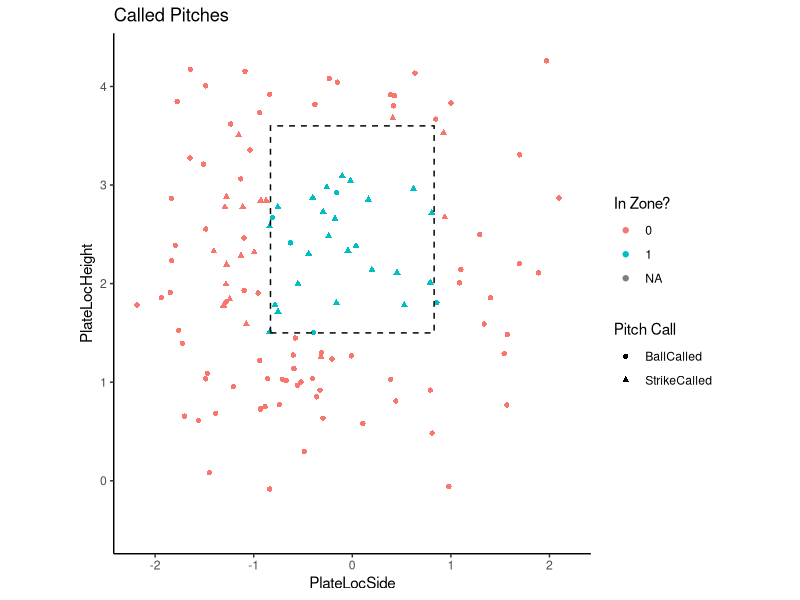
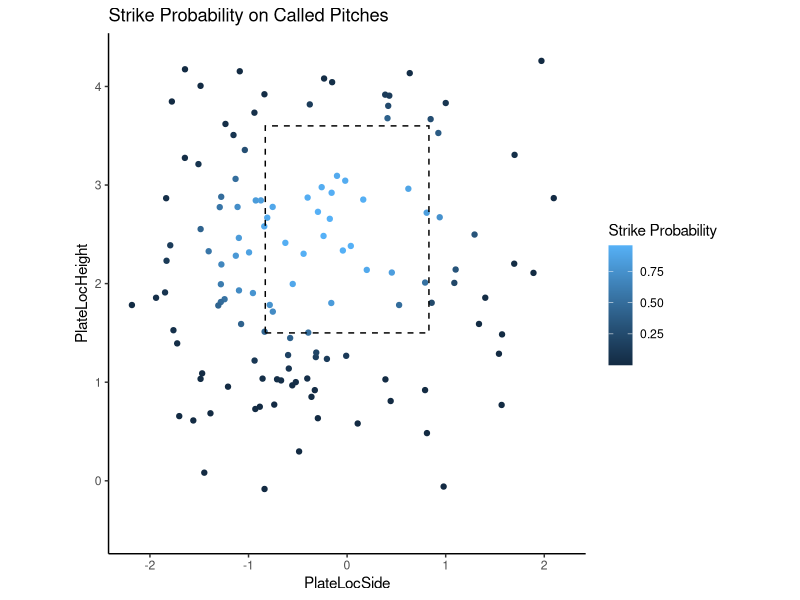

These charts were generated, in order, by the following R code: (Note: this script raises an error after producing the figures.)
## ---- chunk 1
knitr::opts_chunk$set(echo = TRUE)
## ---- chunk 2
library(tidyverse)
library(ggplot2)

read_csv("Catching_Report_Sample_Data.csv") -> Data

Data %>% filter(PitchCall == "BallCalled" | PitchCall == "StrikeCalled") -> CalledPitches

CalledPitches$isBall <- ifelse(CalledPitches$PlateLocHeight > 3.6 | CalledPitches$PlateLocHeight < 1.5 | CalledPitches$PlateLocSide > .86 | CalledPitches$PlateLocSide < -.86, 1,0)
  #Pitch is a ball given these location conditions

CalledPitches$isStrike <- 1-CalledPitches$isBall
## ---- chunk 3
#Called Pitches Visual (Called strikes/balls vs whether they were actually strikes/balls)
ggplot(CalledPitches, aes(x = PlateLocSide, y = PlateLocHeight, color = as.character(isStrike), shape = PitchCall)) + geom_point() + coord_fixed() + annotate(geom = "rect", xmin = -.83, xmax = .83, ymin = 1.5, ymax = 3.6, linetype = "dashed", fill = "NA", color = "black") + labs(shape = "Pitch Call",color= "In Zone?") + theme(panel.background = element_blank(), axis.line = element_line(colour = "black")) + xlim(-2.2,2.2) + ylim(-0.5,4.3) + ggtitle("Called Pitches")-> ActualStrike

CalledPitches$CalledStrike <- ifelse(CalledPitches$PitchCall == "StrikeCalled",1,0) 
CalledPitches$Pitch <- 1

calledStrikeModel <- glm(CalledStrike ~ PlateLocSide + PlateLocHeight + I(PlateLocSide^2) + I(PlateLocHeight^2) + I(PlateLocSide*PlateLocHeight), data = CalledPitches, family = "binomial")
predict(calledStrikeModel, CalledPitches, type = "response") -> CalledPitches$StrikeProb

#Upon creating Strike Prob model with linear and polynomial instances of LocSide & LocHeight, we can use the predict function to give us Strike Probabilities for every Called Pitch...We can now see these values in the rightmost column
## ---- chunk 4
#Strike Prob Visual & Table Setup
ggplot(CalledPitches, aes(x = PlateLocSide, y = PlateLocHeight, color = StrikeProb)) + geom_point() + coord_fixed() +annotate(geom = "rect", xmin = -.83, xmax = .83, ymin = 1.5, ymax = 3.6,linetype = "dashed", fill = "NA", color = "black")+ labs(color = "Strike Probability") + theme(panel.background = element_blank(), axis.line = element_line(colour = "black")) + xlim(-2.2,2.2) + ylim(-0.5,4.3) + ggtitle("Strike Probability on Called Pitches")-> PredictedStrike

#Calculating Strikes Gained (From Predicted Strikes) and creating subsequent table
CalledPitches %>% group_by(Catcher) %>% summarise(TotalChances = sum(Pitch), PredStrikes = round(sum(StrikeProb, na.rm = TRUE),1), CalledStrikes = sum(CalledStrike), StrikesGained = CalledStrikes -PredStrikes) -> StrikesGainedPred

ggtexttable(StrikesGainedPred, rows = NULL)  %>% tab_add_title(text = "Using Predicted Strike Zone", face = "bold") %>% tbody_add_border() -> ProjPlot

#Calculating Strikes Gained (From Real Strikes) and creating subsequent table
CalledPitches %>% group_by(Catcher) %>% summarise(TotalChances = sum(Pitch), RealStrikes = sum(isStrike, na.rm = TRUE), CalledStrikes = sum(CalledStrike), StrikesGained = CalledStrikes -RealStrikes) -> StrikesGainedReal

ggtexttable(StrikesGainedReal, rows = NULL) %>% tab_add_title(text = "Using Real Strike Zone", face = "bold") %>% tbody_add_border() -> RealPlot
## ---- chunk 5
#Strike Prob Visuals & Table Setup (Same strike zone code)
ggplot(CalledPitches, aes(x = PlateLocSide, y = PlateLocHeight, color = StrikeProb)) + geom_point() + coord_fixed() +annotate(geom = "rect", xmin = -.83, xmax = .83, ymin = 1.5, ymax = 3.6,linetype = "dashed", fill = "NA", color = "black")+ labs(color = "Strike Probability") + theme(panel.background = element_blank(), axis.line = element_line(colour = "black")) + xlim(-2.2,2.2) + ylim(-0.5,4.3) + ggtitle("Strike Probability on Called Pitches")-> PredictedStrike

CalledPitches %>% group_by(Catcher) %>% summarise(TotalChances = sum(Pitch), PredStrikes = round(sum(StrikeProb, na.rm = TRUE),1), CalledStrikes = sum(CalledStrike), StrikesGained = CalledStrikes -PredStrikes) -> StrikesGainedPred

ggtexttable(StrikesGainedPred, rows = NULL)  %>% tab_add_title(text = "Using Predicted Strike Zone", face = "bold") %>% tbody_add_border() -> ProjPlot

CalledPitches %>% group_by(Catcher) %>% summarise(TotalChances = sum(Pitch), RealStrikes = sum(isStrike, na.rm = TRUE), CalledStrikes = sum(CalledStrike), StrikesGained = CalledStrikes -RealStrikes) -> StrikesGainedReal

ggtexttable(StrikesGainedReal, rows = NULL) %>% tab_add_title(text = "Using Real Strike Zone", face = "bold") %>% tbody_add_border() -> RealPlot

## ---- chunk 6
#Called Pitches/Strikes Gained Plot and Setup
CalledPitches$Residual <- CalledPitches$CalledStrike - CalledPitches$StrikeProb

CalledPitches %>% filter(Catcher == "Selden, Jacob") -> Catcher1

ggplot(CalledPitches, aes(x = PlateLocSide, y = PlateLocHeight, color = Residual, shape = PitchCall)) + geom_point(size = 3)+ coord_fixed() + annotate(geom = "rect", xmin = -.83, xmax = .83, ymin = 1.5, ymax = 3.6,linetype = "dashed", fill = "NA", color = "black") + scale_color_gradient2(low = muted("red"), mid = "grey", high = muted("dark green"), midpoint = 0) + theme(panel.background = element_blank(), axis.line = element_line(colour = "black")) + ggtitle("VCU Team Called Pitches") + labs(color = "Strikes Gained") -> FramePlot

ggplot(CalledPitches %>% filter(Catcher == "Ericsson, Nic"), aes(x = PlateLocSide, y = PlateLocHeight, color = Residual, shape = PitchCall)) + geom_point(size = 3)+ coord_fixed() + annotate(geom = "rect", xmin = -.83, xmax = .83, ymin = 1.5, ymax = 3.6,linetype = "dashed", fill = "NA", color = "black") + scale_color_gradient2(low = muted("red"), mid = "grey", high = muted("dark green"), midpoint = 0) + theme(panel.background = element_blank(), axis.line = element_line(colour = "black")) + ggtitle("Nic Ericsson Called Pitches") + labs(color = "Strikes Gained") + xlim(-2.2,2.2) + ylim(-0.5,4.3)-> FramePlot2

ggplot(CalledPitches %>% filter(Catcher == "Selden, Jacob"), aes(x = PlateLocSide, y = PlateLocHeight, color = Residual, shape = PitchCall)) + geom_point(size = 3)+ coord_fixed() + annotate(geom = "rect", xmin = -.83, xmax = .83, ymin = 1.5, ymax = 3.6,linetype = "dashed", fill = "NA", color = "black") + scale_color_gradient2(low = muted("red"), mid = "grey", high = muted("dark green"), midpoint = 0) + theme(panel.background = element_blank(), axis.line = element_line(colour = "black")) + ggtitle("Jacob Selden Called Pitches") + labs(color = "Strikes Gained") + xlim(-2.2,2.2) + ylim(-0.5,4.3)-> FramePlot3

ggplot(CalledPitches %>% filter(Catcher == "Roney, Brendan"), aes(x = PlateLocSide, y = PlateLocHeight, color = Residual, shape = PitchCall)) + geom_point(size = 3)+ coord_fixed() + annotate(geom = "rect", xmin = -.83, xmax = .83, ymin = 1.5, ymax = 3.6,linetype = "dashed", fill = "NA", color = "black") + scale_color_gradient2(low = muted("red"), mid = "grey", high = muted("dark green"), midpoint = 0) + theme(panel.background = element_blank(), axis.line = element_line(colour = "black")) + ggtitle("Brendan Roney Called Pitches") + labs(color = "Strikes Gained") + xlim(-2.2,2.2) + ylim(-0.5,4.3)-> FramePlot4

ggplot(CalledPitches %>% filter(Catcher == "Gibbs, Casey"), aes(x = PlateLocSide, y = PlateLocHeight, color = Residual, shape = PitchCall)) + geom_point(size = 3)+ coord_fixed() + annotate(geom = "rect", xmin = -.83, xmax = .83, ymin = 1.5, ymax = 3.6,linetype = "dashed", fill = "NA", color = "black") + scale_color_gradient2(low = muted("red"), mid = "grey", high = muted("dark green"), midpoint = 0) + theme(panel.background = element_blank(), axis.line = element_line(colour = "black")) + ggtitle("Casey Gibbs Called Pitches") + labs(color = "Strikes Gained") + xlim(-2.2,2.2) + ylim(-0.5,4.3)-> FramePlot5

ggplot(CalledPitches %>% filter(Catcher == "Coy, Tyler"), aes(x = PlateLocSide, y = PlateLocHeight, color = Residual, shape = PitchCall)) + geom_point(size = 3)+ coord_fixed() + annotate(geom = "rect", xmin = -.83, xmax = .83, ymin = 1.5, ymax = 3.6,linetype = "dashed", fill = "NA", color = "black") + scale_color_gradient2(low = muted("red"), mid = "grey", high = muted("dark green"), midpoint = 0) + theme(panel.background = element_blank(), axis.line = element_line(colour = "black")) + ggtitle("Tyler Coy Called Pitches") + labs(color = "Strikes Gained") + xlim(-2.2,2.2) + ylim(-0.5,4.3)-> FramePlot6
## ---- chunk 7
#Catcher Throws filtering
CatcherThrows <- Data %>% select(Catcher, ThrowSpeed, PopTime, ExchangeTime, TimeToBase)
CatcherThrows$Throw <- ifelse(is.na(CatcherThrows$PopTime),0,1)
CatcherThrows %>% filter(Throw == 1) %>% select(-Throw)-> CatcherThrows
CatcherThrows$ThrowSpeed <- round(CatcherThrows$ThrowSpeed,1)
CatcherThrows$PopTime <- round(CatcherThrows$PopTime,2)
CatcherThrows$ExchangeTime <- round(CatcherThrows$ExchangeTime,2)
CatcherThrows$TimeToBase<- round(CatcherThrows$TimeToBase,2)
CatcherThrows$ThrowSpeed -> CatcherThrows$`ThrowSpeed(mph)`
CatcherThrows %>% select(-ThrowSpeed) -> CatcherThrows


ggtexttable(CatcherThrows, rows = NULL) %>% tab_add_title(text = "Catcher Throws", face = "bold") %>% tbody_add_border() -> CatcherTable

plot_grid(RealPlot,NULL, ProjPlot,  NULL, CatcherTable, nrow = 5, ncol = 1, rel_heights = c(1,0,1,0,1)) -> Tables

plot_grid(FramePlot, nrow = 1, ncol = 1) -> Page1

plot_grid(FramePlot2, FramePlot3, nrow = 2, ncol = 1) -> Page2

plot_grid(FramePlot4, FramePlot5, nrow = 2, ncol = 1) -> Page3

plot_grid(FramePlot6, nrow = 1, ncol = 1) -> Page4

plot_grid(ActualStrike, PredictedStrike, nrow = 1, ncol = 2) -> StrikeZones

#Catch Throws Visual
ggplot(CatcherThrows, aes(x = TimeToBase, y = ExchangeTime, color = `ThrowSpeed(mph)`, shape = Catcher)) + geom_point(size = 5)+ scale_color_gradient2(low = muted("darkblue"), mid = "grey", high = muted("red"), midpoint = 70) + ggtitle("Catcher Throws (Time to Base + Exchange Time = Pop Time)") + theme(panel.background = element_blank(), axis.line = element_line(colour = "black")) -> CatcherThrowPlot

